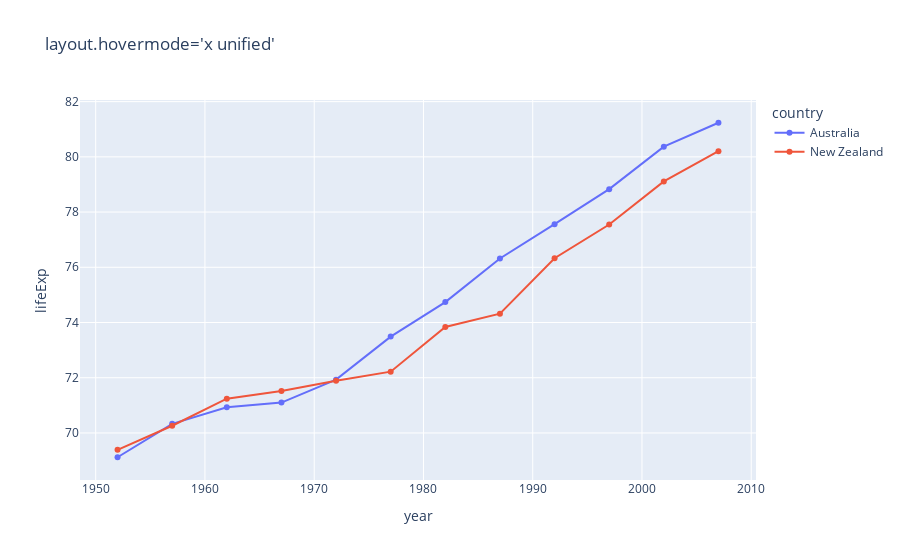

The cell this chart's notebook holds for it:
### Code cell


### Figure 1 — Plotly figure (JSON) as saved in the notebook; plotly's stock layout.template omitted (floating-point values rounded to 4 significant figures)
{"data": [{"legendgroup": "Australia", "line": {"color": "#636efa", "dash": "solid"}, "marker": {"symbol": "circle"}, "mode": "markers+lines", "name": "Australia", "orientation": "v", "showlegend": true, "type": "scatter", "x": [1952, 1957, 1962, 1967, 1972, 1977, 1982, 1987, 1992, 1997, 2002, 2007], "xaxis": "x", "y": [69.12, 70.33, 70.93, 71.1, 71.93, 73.49, 74.74, 76.32, 77.56, 78.83, 80.37, 81.23], "yaxis": "y"}, {"legendgroup": "New Zealand", "line": {"color": "#EF553B", "dash": "solid"}, "marker": {"symbol": "circle"}, "mode": "markers+lines", "name": "New Zealand", "orientation": "v", "showlegend": true, "type": "scatter", "x": [1952, 1957, 1962, 1967, 1972, 1977, 1982, 1987, 1992, 1997, 2002, 2007], "xaxis": "x", "y": [69.39, 70.26, 71.24, 71.52, 71.89, 72.22, 73.84, 74.32, 76.33, 77.55, 79.11, 80.2], "yaxis": "y"}], "layout": {"autosize": true, "hovermode": "x unified", "legend": {"title": {"text": "country"}, "tracegroupgap": 0}, "title": {"text": "layout.hovermode='x unified'"}, "xaxis": {"anchor": "y", "autorange": true, "domain": [0, 1], "range": [1949.0, 2010.0], "title": {"text": "year"}, "type": "linear"}, "yaxis": {"anchor": "x", "autorange": true, "domain": [0, 1], "range": [68.23, 82.12], "title": {"text": "lifeExp"}, "type": "linear"}}}
